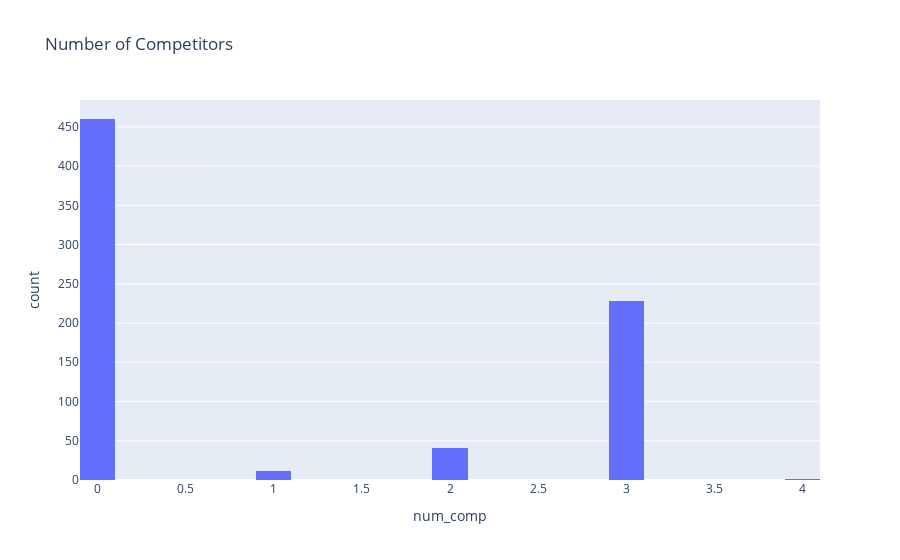

Notebook source saved alongside this figure:
### Code cell
px.histogram(data_frame=df, x='num_comp',nbins=30,title='Number of Competitors')

### Figure 1 — Plotly figure (JSON) as saved in the notebook; plotly's stock layout.template omitted (floating-point values rounded to 4 significant figures; data arrays with more than 128 entries replaced by an {"elided": "..."} marker saying what was removed)
{"data": [{"alignmentgroup": "True", "bingroup": "x", "hovertemplate": "num_comp=%{x}<br>count=%{y}<extra></extra>", "legendgroup": "", "marker": {"color": "#636efa"}, "name": "", "nbinsx": 30, "offsetgroup": "", "orientation": "v", "showlegend": false, "type": "histogram", "x": {"elided": "742 int values"}, "xaxis": "x", "yaxis": "y"}], "layout": {"barmode": "relative", "legend": {"tracegroupgap": 0}, "title": {"text": "Number of Competitors"}, "xaxis": {"anchor": "y", "domain": [0, 1], "title": {"text": "num_comp"}}, "yaxis": {"anchor": "x", "domain": [0, 1], "title": {"text": "count"}}}}
